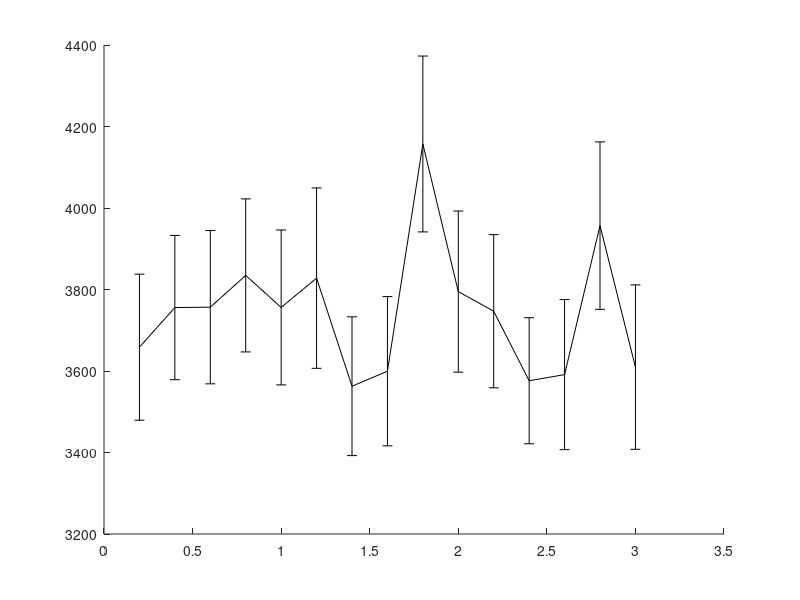

This chart was generated by the following MATLAB code: (Note: this script raises an error after producing the figure.)
% In this experiment I test the GD and PCS with the RRT planner while varying the step size
% are:
% Vector c_start = {1.6581, 0.17453, 0.17453, 0.17453, -0.034907, -0.17453, -0.17453, -0.5236, -0.69813, -0.5236, -0.87266, -0.17453, 0.087266, 0.34907, 0.17453, 0.17453, 0.17453, 0.18147, -0.80904, 2.4791};
% Vector c_goal = {-2.1293, 0.34907, 0.5236, 0.5236, 0.69813, 0.61087, 0.61087, -0.17453, -0.7854, -0.5236, -0.34907, 0.5236, 0.7854, 0.7854, 0.2618, 0.43633, -0.17453, -1.2474, 1.2172, 5.0836}; // 4 obs
% Last updated: 08/31/17

clear all
clc

%%
D1 = load('benchmark_SBL_PCS_obs_rangeB.txt'); 

D2 = load('benchmark_RRT_GD_obs_rangeB.txt'); 
D2 = D2(D2(:,3)==1,:);

%%
% PCS
rd = sort(unique(D1(:,1)));
for i = 1:length(rd)
    M = D1(D1(:,1)==rd(i), 2:end);
%     disp([i-1 rg(i)  size(M,1)])
    td(i) = mean(M(:,4))*1e3;
    td_ste(i) = 1e3*std(M(:,4))/sqrt(size(M,1));
    nodes_d(i) =  mean(M(:,10));
    trees_d(i) =  mean(M(:,11));
    tlc_d(i) = mean(M(:,12))*1e3;
end
%%
% GD
rg = sort(unique(D2(:,1)));
for i = 1:length(rg)
    M = D2(D2(:,1)==rg(i), 2:end);
%     disp([i-1 rg(i)  size(M,1)])
    tg(i) = mean(M(:,4))*1e3;
    tg_ste(i) = 1e3*std(M(:,4))/sqrt(size(M,1));
    nodes_g(i) =  mean(M(:,10));
    trees_g(i) =  mean(M(:,11));
    tlc_g(i) = mean(M(:,12))*1e3;
end

%%
disp(' ');
[tdmin, id] = min(td);
disp(['Minimum avg. runtime for PCS is ' num2str(tdmin) 'msec with d = ' num2str(rd(id)) ]);
[tgmin, ig] = min(tg);
disp(['Minimum avg. runtime for GD is ' num2str(tgmin) 'msec with d = ' num2str(rg(ig)) ]);

%%
h = figure(1);
clf
errorbar(rd,td,td_ste,'-k','linewidth',2);
hold on
errorbar(rg,tg,tg_ste,'--k','linewidth',2);
hold off
ylabel('mean runtime [msec]');
xlabel('max. local-connection distance');
legend('PCS','GD');
% xlim([0 6]);
xlim([0 max([rd; rg])]);

%%
D1 = D1(D1(:,1)==rd(id), 2:end);
verf = D1(:,1)==1;
suc = D1(:,2)==1;

disp('PCS - with optimized step size:');
disp(['Results of ' num2str(size(D1,1)) ' queries.']);
disp(['Percent of successful queries verified: ' num2str(sum(verf & suc)/sum(suc)*100) '%']);
disp(['Plan distance: ' num2str(D1(1,3)) ]);
disp(['Avg. runtime: ' num2str(mean(D1(:,4))*1e3)  ' +/- ' num2str(std(D1(:,4))/sqrt(size(D1,1))*1e3) ' msec ']);
disp(['Avg. nodes in path: ' num2str(floor(mean(D1(:,8)))) ]);
disp(['Avg. nodes in trees: ' num2str(floor(mean(D1(:,9)))) ]);
disp(['Avg. number of projections: ' num2str(floor(mean(D1(:,5)))) ]);

%%
D2 = D2(D2(:,1)==rg(ig), 2:end);
verf = D2(:,1)==1;
suc = D2(:,2)==1;

disp('GD - with optimized step size:');
disp(['Results of ' num2str(size(D2,1)) ' queries.']);
disp(['Percent of successful queries verified: ' num2str(sum(verf & suc)/sum(suc)*100) '%']);
disp(['Plan distance: ' num2str(D2(1,3)) ]);
disp(['Avg. runtime: ' num2str(mean(D2(:,4))*1e3)  ' +/- ' num2str(std(D2(:,4))/sqrt(size(D2,1))*1e3) ' msec ']);
disp(['Avg. nodes in path: ' num2str(floor(mean(D2(:,8)))) ]);
disp(['Avg. nodes in trees: ' num2str(floor(mean(D2(:,9)))) ]);
disp(['Avg. number of projections: ' num2str(floor(mean(D2(:,5)))) ]);

%%
% PCS
td = D1(:,4);
maxT = max(td);
T1 = linspace(0,maxT,100);
T1 = T1(2:end);
for i = 1:length(T1)
    sd = td < T1(i);
    md(i) = mean(td(sd));
    Md(i) = 1-sum(sd)/length(td);
end

%%
% GD
tg = D2(:,4);
maxT = max(tg);
T2 = linspace(0,maxT,100);
T2 = T2(2:end);
for i = 1:length(T2)
    sg = tg < T2(i);
    mg(i) = mean(tg(sg));
    Mg(i) = 1-sum(sg)/length(tg);
end
%%
h = figure(2);
clf
plot(T1,Md*100,'-k','linewidth',2);
hold on
plot(T2,Mg*100,'--k','linewidth',2);
hold off
xlabel('maximum runtime [sec]');
ylabel('failure rate [%]');
xlim([0 max([T1 T2])]);
legend('PCS','GD');
title('SBL');
% set(h, 'Position', [100, 100, 800, 400]);